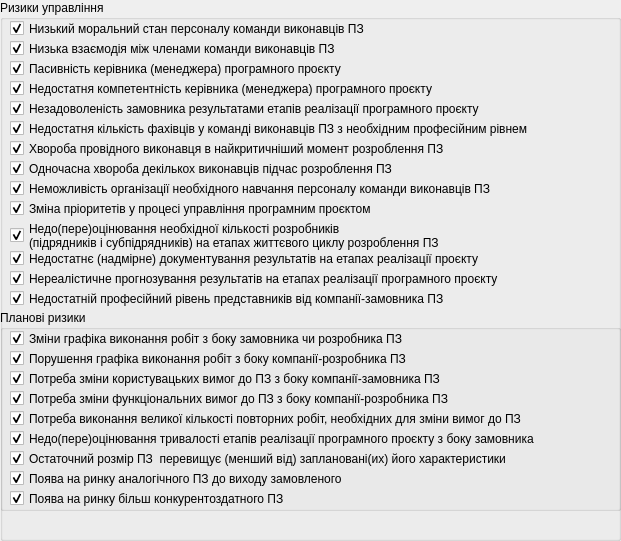
       <widget class="QGroupBox" name="groupBox_12">
        <property name="geometry">
         <rect>
          <x>10</x>
          <y>60</y>
          <width>621</width>
          <height>541</height>
         </rect>
        </property>
        <property name="title">
         <string>Ризики управління</string>
        </property>
        <widget class="QCheckBox" name="da">
         <property name="geometry">
          <rect>
           <x>10</x>
           <y>20</y>
           <width>501</width>
           <height>17</height>
          </rect>
         </property>
         <property name="text">
          <string>Низький моральний стан персоналу команди виконавців ПЗ</string>
         </property>
         <property name="checked">
          <bool>true</bool>
         </property>
         <attribute name="buttonGroup">
          <string notr="true">buttonGroup_8</string>
         </attribute>
        </widget>
        <widget class="QCheckBox" name="db">
         <property name="geometry">
          <rect>
           <x>10</x>
           <y>40</y>
           <width>371</width>
           <height>17</height>
          </rect>
         </property>
         <property name="text">
          <string>Низька взаємодія між членами команди виконавців ПЗ</string>
         </property>
         <property name="checked">
          <bool>true</bool>
         </property>
         <attribute name="buttonGroup">
          <string notr="true">buttonGroup_8</string>
         </attribute>
        </widget>
        <widget class="QCheckBox" name="dc">
         <property name="geometry">
          <rect>
           <x>10</x>
           <y>60</y>
           <width>401</width>
           <height>17</height>
          </rect>
         </property>
         <property name="text">
          <string>Пасивність керівника (менеджера) програмного проєкту</string>
         </property>
         <property name="checked">
          <bool>true</bool>
         </property>
         <attribute name="buttonGroup">
          <string notr="true">buttonGroup_8</string>
         </attribute>
        </widget>
        <widget class="QCheckBox" name="dd">
         <property name="geometry">
          <rect>
           <x>10</x>
           <y>80</y>
           <width>561</width>
           <height>17</height>
          </rect>
         </property>
         <property name="text">
          <string>Недостатня компетентність керівника (менеджера) програмного проєкту</string>
         </property>
         <property name="checked">
          <bool>true</bool>
         </property>
         <attribute name="buttonGroup">
          <string notr="true">buttonGroup_8</string>
         </attribute>
        </widget>
        <widget class="QCheckBox" name="de">
         <property name="geometry">
          <rect>
           <x>10</x>
           <y>100</y>
           <width>561</width>
           <height>17</height>
          </rect>
         </property>
         <property name="text">
          <string>Незадоволеність замовника результатами етапів реалізації програмного проєкту</string>
         </property>
         <property name="checked">
          <bool>true</bool>
         </property>
         <attribute name="buttonGroup">
          <string notr="true">buttonGroup_8</string>
         </attribute>
        </widget>
        <widget class="QCheckBox" name="df">
         <property name="geometry">
          <rect>
           <x>10</x>
           <y>120</y>
           <width>611</width>
           <height>17</height>
          </rect>
         </property>
         <property name="text">
          <string>Недостатня кількість фахівців у команді виконавців ПЗ з необхідним професійним рівнем</string>
         </property>
         <property name="checked">
          <bool>true</bool>
         </property>
         <attribute name="buttonGroup">
          <string notr="true">buttonGroup_8</string>
         </attribute>
        </widget>
        <widget class="QCheckBox" name="dg">
         <property name="geometry">
          <rect>
           <x>10</x>
           <y>140</y>
           <width>561</width>
           <height>17</height>
          </rect>
         </property>
         <property name="text">
          <string>Хвороба провідного виконавця в найкритичніший момент розроблення ПЗ</string>
         </property>
         <property name="checked">
          <bool>true</bool>
         </property>
         <attribute name="buttonGroup">
          <string notr="true">buttonGroup_8</string>
         </attribute>
        </widget>
        <widget class="QCheckBox" name="dh">
         <property name="geometry">
          <rect>
           <x>10</x>
           <y>160</y>
           <width>561</width>
           <height>17</height>
          </rect>
         </property>
         <property name="text">
          <string>Одночасна хвороба декількох виконавців підчас розроблення ПЗ</string>
         </property>
         <property name="checked">
          <bool>true</bool>
         </property>
         <attribute name="buttonGroup">
          <string notr="true">buttonGroup_8</string>
         </attribute>
        </widget>
        <widget class="QCheckBox" name="di">
         <property name="geometry">
          <rect>
           <x>10</x>
           <y>180</y>
           <width>561</width>
           <height>17</height>
          </rect>
         </property>
         <property name="text">
          <string>Неможливість організації необхідного навчання персоналу команди виконавців ПЗ</string>
         </property>
         <property name="checked">
          <bool>true</bool>
         </property>
         <attribute name="buttonGroup">
          <string notr="true">buttonGroup_8</string>
         </attribute>
        </widget>
        <widget class="QCheckBox" name="dj">
         <property name="geometry">
          <rect>
           <x>10</x>
           <y>200</y>
           <width>561</width>
           <height>17</height>
          </rect>
         </property>
         <property name="text">
          <string>Зміна пріоритетів у процесі управління програмним проєктом</string>
         </property>
         <property name="checked">
          <bool>true</bool>
         </property>
         <attribute name="buttonGroup">
          <string notr="true">buttonGroup_8</string>
         </attribute>
        </widget>
        <widget class="QCheckBox" name="dk">
         <property name="geometry">
          <rect>
           <x>10</x>
           <y>220</y>
           <width>561</width>
           <height>31</height>
          </rect>
         </property>
         <property name="text">
          <string>Недо(пере)оцінювання необхідної кількості розробників
(підрядників і субпідрядників) на етапах життєвого циклу розроблення ПЗ</string>
         </property>
         <property name="checked">
          <bool>true</bool>
         </property>
         <attribute name="buttonGroup">
          <string notr="true">buttonGroup_8</string>
         </attribute>
        </widget>
        <widget class="QCheckBox" name="dm">
         <property name="geometry">
          <rect>
           <x>10</x>
           <y>270</y>
           <width>561</width>
           <height>17</height>
          </rect>
         </property>
         <property name="text">
          <string>Нереалістичне прогнозування результатів на етапах реалізації програмного проєкту</string>
         </property>
         <property name="checked">
          <bool>true</bool>
         </property>
         <attribute name="buttonGroup">
          <string notr="true">buttonGroup_8</string>
         </attribute>
        </widget>
        <widget class="QCheckBox" name="dn">
         <property name="geometry">
          <rect>
           <x>10</x>
           <y>290</y>
           <width>561</width>
           <height>17</height>
          </rect>
         </property>
         <property name="text">
          <string>Недостатній професійний рівень представників від компанії-замовника ПЗ</string>
         </property>
         <property name="checked">
          <bool>true</bool>
         </property>
         <attribute name="buttonGroup">
          <string notr="true">buttonGroup_8</string>
         </attribute>
        </widget>
        <widget class="QCheckBox" name="dl">
         <property name="geometry">
          <rect>
           <x>10</x>
           <y>250</y>
           <width>561</width>
           <height>17</height>
          </rect>
         </property>
         <property name="text">
          <string>Недостатнє (надмірне) документування результатів на етапах реалізації проєкту</string>
         </property>
         <property name="checked">
          <bool>true</bool>
         </property>
         <attribute name="buttonGroup">
          <string notr="true">buttonGroup_8</string>
         </attribute>
        </widget>
        <widget class="QGroupBox" name="groupBox_11">
         <property name="geometry">
          <rect>
           <x>0</x>
           <y>310</y>
           <width>621</width>
           <height>201</height>
          </rect>
         </property>
         <property name="title">
          <string>Планові ризики</string>
         </property>
         <widget class="QCheckBox" name="ca">
          <property name="geometry">
           <rect>
            <x>10</x>
            <y>20</y>
            <width>501</width>
            <height>17</height>
           </rect>
          </property>
          <property name="text">
           <string>Зміни графіка виконання робіт з боку замовника чи розробника ПЗ</string>
          </property>
          <property name="checked">
           <bool>true</bool>
          </property>
          <attribute name="buttonGroup">
           <string notr="true">buttonGroup_7</string>
          </attribute>
         </widget>
         <widget class="QCheckBox" name="cb">
          <property name="geometry">
           <rect>
            <x>10</x>
            <y>40</y>
            <width>551</width>
            <height>17</height>
           </rect>
          </property>
          <property name="text">
           <string>Порушення графіка виконання робіт з боку компанії-розробника ПЗ</string>
          </property>
          <property name="checked">
           <bool>true</bool>
          </property>
          <attribute name="buttonGroup">
           <string notr="true">buttonGroup_7</string>
          </attribute>
         </widget>
         <widget class="QCheckBox" name="cc">
          <property name="geometry">
           <rect>
            <x>10</x>
            <y>60</y>
            <width>611</width>
            <height>17</height>
           </rect>
          </property>
          <property name="text">
           <string>Потреба зміни користувацьких вимог до ПЗ з боку компанії-замовника ПЗ</string>
          </property>
          <property name="checked">
           <bool>true</bool>
          </property>
          <attribute name="buttonGroup">
           <string notr="true">buttonGroup_7</string>
          </attribute>
         </widget>
         <widget class="QCheckBox" name="ce">
          <property name="geometry">
           <rect>
            <x>10</x>
            <y>100</y>
            <width>611</width>
            <height>17</height>
           </rect>
          </property>
          <property name="text">
           <string>Потреба виконання великої кількості повторних робіт, необхідних для зміни вимог до ПЗ</string>
          </property>
          <property name="checked">
           <bool>true</bool>
          </property>
          <attribute name="buttonGroup">
           <string notr="true">buttonGroup_7</string>
          </attribute>
         </widget>
         <widget class="QCheckBox" name="cf">
          <property name="geometry">
           <rect>
            <x>10</x>
            <y>120</y>
            <width>611</width>
            <height>17</height>
           </rect>
          </property>
          <property name="text">
           <string>Недо(пере)оцінювання тривалості етапів реалізації програмного проєкту з боку замовника </string>
          </property>
          <property name="checked">
           <bool>true</bool>
          </property>
          <attribute name="buttonGroup">
           <string notr="true">buttonGroup_7</string>
          </attribute>
         </widget>
         <widget class="QCheckBox" name="cd">
          <property name="geometry">
           <rect>
            <x>10</x>
            <y>80</y>
            <width>561</width>
            <height>17</height>
           </rect>
          </property>
          <property name="text">
           <string>Потреба зміни функціональних вимог до ПЗ з боку компанії-розробника ПЗ</string>
          </property>
          <property name="checked">
           <bool>true</bool>
          </property>
          <attribute name="buttonGroup">
           <string notr="true">buttonGroup_7</string>
          </attribute>
         </widget>
         <widget class="QCheckBox" name="cg">
          <property name="geometry">
           <rect>
            <x>10</x>
            <y>140</y>
            <width>601</width>
            <height>17</height>
           </rect>
          </property>
          <property name="text">
           <string>Остаточний розмір ПЗ  перевищує (менший від) заплановані(их) його характеристики</string>
          </property>
          <property name="checked">
           <bool>true</bool>
          </property>
          <attribute name="buttonGroup">
           <string notr="true">buttonGroup_7</string>
          </attribute>
         </widget>
         <widget class="QCheckBox" name="ch">
          <property name="geometry">
           <rect>
            <x>10</x>
            <y>160</y>
            <width>561</width>
            <height>17</height>
           </rect>
          </property>
          <property name="text">
           <string>Поява на ринку аналогічного ПЗ до виходу замовленого</string>
          </property>
          <property name="checked">
           <bool>true</bool>
          </property>
          <attribute name="buttonGroup">
           <string notr="true">buttonGroup_7</string>
          </attribute>
         </widget>
         <widget class="QCheckBox" name="ci">
          <property name="geometry">
           <rect>
            <x>10</x>
            <y>180</y>
            <width>561</width>
            <height>17</height>
           </rect>
          </property>
          <property name="text">
           <string>Поява на ринку більш конкурентоздатного ПЗ</string>
          </property>
          <property name="checked">
           <bool>true</bool>
          </property>
          <attribute name="buttonGroup">
           <string notr="true">buttonGroup_7</string>
          </attribute>
         </widget>
        </widget>
       </widget>
